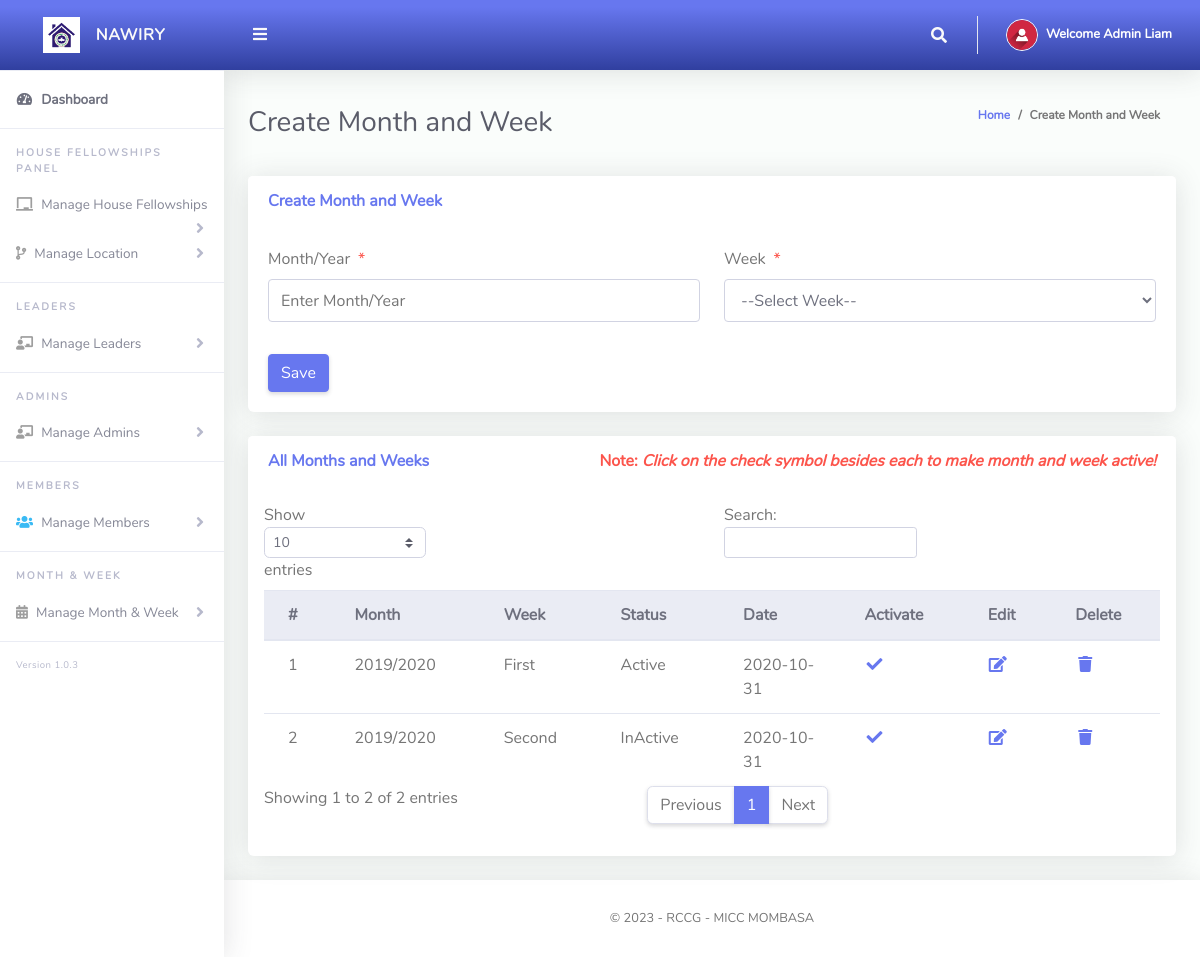
The app's page /Admin/createSessionMonth.php (signed in) with its own data.
### tables this page shows
CREATE TABLE `tblsessionmonth` (
  `Id` int(10) NOT NULL,
  `sessionName` varchar(50) NOT NULL,
  `monthId` varchar(50) NOT NULL,
  `isActive` varchar(10) NOT NULL,
  `dateCreated` varchar(50) NOT NULL
);

CREATE TABLE `tblweek` (
  `Id` int(10) NOT NULL,
  `weekName` varchar(20) NOT NULL
);

### Admin/createSessionMonth.php (the view, shortened to what this page needs)
<?php
include '../Includes/dbcon.php';
?>
<!DOCTYPE html>
<html lang="en">
<head>
  <link href="../vendor/fontawesome-free/css/all.min.css" rel="stylesheet" type="text/css">
  <link href="../vendor/bootstrap/css/bootstrap.min.css" rel="stylesheet" type="text/css">
  <link href="css/ruang-admin.min.css" rel="stylesheet">
</head>
<body id="page-top">
  <div id="wrapper">
      <?php include "Includes/sidebar.php";?>
    <div id="content-wrapper" class="d-flex flex-column">
      <div id="content">
       <?php include "Includes/topbar.php";?>
        <div class="container-fluid" id="container-wrapper">
          <div class="d-sm-flex align-items-center justify-content-between mb-4">
            <h1 class="h3 mb-0 text-gray-800">Create Month and Week</h1>
            <ol class="breadcrumb">
              <li class="breadcrumb-item"><a href="./">Home</a></li>
              <li class="breadcrumb-item active" aria-current="page">Create Month and Week</li>
            </ol>
          </div>
          <div class="row">
            <div class="col-lg-12">
              <div class="card mb-4">
                <div class="card-header py-3 d-flex flex-row align-items-center justify-content-between">
                  <h6 class="m-0 font-weight-bold text-primary">Create Month and Week</h6>
                </div>
                <div class="card-body">
                  <form method="post">
                    <div class="form-group row mb-3">
                        <div class="col-xl-6">
                            <label class="form-control-label">Month/Year<span class="text-danger ml-2">*</span></label>
                      <input type="text" class="form-control" name="sessionName" value="<?php echo $row['sessionName'];?>" id="exampleInputFirstName" placeholder="Enter Month/Year">
                        </div>
                        <div class="col-xl-6">
                            <label class="form-control-label">Week<span class="text-danger ml-2">*</span></label>
                              <?php
                        $qry= "SELECT * FROM tblweek ORDER BY weekName ASC";
                        $result = $conn->query($qry);
                        $num = $result->num_rows;
                        if ($num > 0){
                          echo ' <select required name="monthId" class="form-control mb-3">';
                          echo'<option value="">--Select Week--</option>';
                                  echo '</select>';
                              }
                            ?>
                        </div>
                    </div>
                      <?php
                    if (isset($Id))
                    {
                    ?>
                    <button type="submit" name="update" class="btn btn-warning">Update</button>
                    &nbsp;&nbsp;&nbsp;&nbsp;&nbsp;&nbsp;&nbsp;&nbsp;&nbsp;&nbsp;
                    <?php
                    } else {
                    ?>
                    <button type="submit" name="save" class="btn btn-primary">Save</button>
                    <?php
                    }
                    ?>
                  </form>
                </div>
              </div>
                 <div class="row">
              <div class="col-lg-12">
              <div class="card mb-4">
                <div class="card-header py-3 d-flex flex-row align-items-center justify-content-between">
                  <h6 class="m-0 font-weight-bold text-primary">All Months and Weeks</h6>
                  <h6 class="m-0 font-weight-bold text-danger">Note: <i>Click on the check symbol besides each to make month and week active!</i></h6>
                </div>
                <div class="table-responsive p-3">
                  <table class="table align-items-center table-flush table-hover" id="dataTableHover">
                    <thead class="thead-light">
                      <tr>
                        <th>#</th>
                        <th>Month</th>
                        <th>Week</th>
                        <th>Status</th>
                        <th>Date</th>
                        <th>Activate</th>
                        <th>Edit</th>
                        <th>Delete</th>
                      </tr>
                    </thead>
                    <tbody>
                  <?php
                      $query = "SELECT tblsessionmonth.Id,tblsessionmonth.sessionName,tblsessionmonth.isActive,tblsessionmonth.dateCreated,
                      tblweek.weekName
                      FROM tblsessionmonth
                      INNER JOIN tblweek ON tblweek.Id = tblsessionmonth.monthId";
                      $rs = $conn->query($query);
                      $num = $rs->num_rows;
                      $sn=0;
                      if($num > 0)
                      {
                        while ($rows = $rs->fetch_assoc())
                          {
                            if($rows['isActive'] == '1'){$status = "Active";}else{$status = "InActive";}
                             $sn = $sn + 1;
                            echo"
                              <tr>
                                <td>".$sn."</td>
                                <td>".$rows['sessionName']."</td>
                                <td>".$rows['weekName']."</td>
                                <td>".$status."</td>
                                <td>".$rows['dateCreated']."</td>
                                 <td><a href='?action=activate&Id=".$rows['Id']."'><i class='fas fa-fw fa-check'></i></a></td>
                                <td><a href='?action=edit&Id=".$rows['Id']."'><i class='fas fa-fw fa-edit'></i></a></td>
                                <td><a href='?action=delete&Id=".$rows['Id']."'><i class='fas fa-fw fa-trash'></i></a></td>
                              </tr>";
                          }
                      }
                      else
                      {
                           echo
                           "<div class='alert alert-danger' role='alert'>
                            No Record Found!
                            </div>";
                      }
                      ?>
                    </tbody>
                  </table>
                </div>
              </div>
            </div>
            </div>
          </div>
        </div>
      </div>
       <?php include "Includes/footer.php";?>
    </div>
  </div>
</body>
</html>

### Admin/Includes/topbar.php (shortened to what this page needs)
<?php
  $query = "SELECT * FROM tbladmin WHERE Id = ".$_SESSION['userId']."";
  $rs = $conn->query($query);
  $rows = $rs->fetch_assoc();
  $fullName = $rows['firstName']." ".$rows['lastName'];
?>
<nav class="navbar navbar-expand navbar-light bg-gradient-primary topbar mb-4 static-top">
          <button id="sidebarToggleTop" class="btn btn-link rounded-circle mr-3">
            <i class="fa fa-bars"></i>
          </button>
          <ul class="navbar-nav ml-auto">
            <li class="nav-item dropdown no-arrow">
              <a class="nav-link dropdown-toggle" href="#" id="searchDropdown" role="button" data-toggle="dropdown"
                aria-haspopup="true" aria-expanded="false">
                <i class="fas fa-search fa-fw"></i>
              </a>
            </li>
            <li class="nav-item dropdown no-arrow">
              <a class="nav-link dropdown-toggle" href="#" id="userDropdown" role="button" data-toggle="dropdown"
                aria-haspopup="true" aria-expanded="false">
                <img class="img-profile rounded-circle" src="img/user-icn.png" style="max-width: 60px">
                <span class="ml-2 d-none d-lg-inline text-white small"><b>Welcome <?php echo $fullName;?></b></span>
              </a>
            </li>
          </ul>
        </nav>

### records on screen
tblsessionmonth: sessionName "2019/2020", tblweek.weekName "First", isActive "Active", dateCreated "2020-10-31"
tblsessionmonth: sessionName "2019/2020", tblweek.weekName "Second", isActive "InActive", dateCreated "2020-10-31"

### other values on screen
$fullName "Admin Liam"
